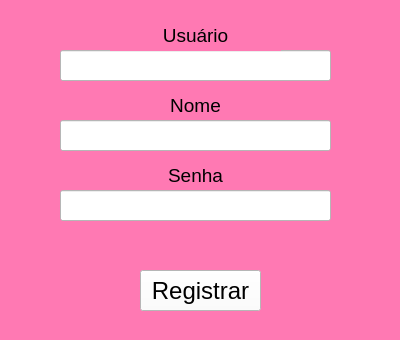
<?xml version="1.0" encoding="UTF-8"?>
<ui version="4.0">
 <class>Registro</class>
 <widget class="QWidget" name="Registro">
  <property name="windowModality">
   <enum>Qt::NonModal</enum>
  </property>
  <property name="geometry">
   <rect>
    <x>0</x>
    <y>0</y>
    <width>400</width>
    <height>340</height>
   </rect>
  </property>
  <property name="windowTitle">
   <string>Winy</string>
  </property>
  <property name="windowOpacity">
   <double>1.000000000000000</double>
  </property>
  <property name="styleSheet">
   <string notr="true">background-color: rgb(255, 121, 179);</string>
  </property>
  <widget class="QLineEdit" name="username">
   <property name="geometry">
    <rect>
     <x>60</x>
     <y>50</y>
     <width>271</width>
     <height>31</height>
    </rect>
   </property>
   <property name="font">
    <font>
     <pointsize>15</pointsize>
    </font>
   </property>
   <property name="styleSheet">
    <string notr="true">background-color: rgb(255, 255, 255);</string>
   </property>
   <property name="inputMethodHints">
    <set>Qt::ImhNone</set>
   </property>
   <property name="text">
    <string/>
   </property>
   <property name="echoMode">
    <enum>QLineEdit::Normal</enum>
   </property>
   <property name="alignment">
    <set>Qt::AlignCenter</set>
   </property>
  </widget>
  <widget class="QLabel" name="usuario">
   <property name="geometry">
    <rect>
     <x>110</x>
     <y>20</y>
     <width>171</width>
     <height>31</height>
    </rect>
   </property>
   <property name="text">
    <string>&lt;html&gt;&lt;head/&gt;&lt;body&gt;&lt;p align=&quot;center&quot;&gt;&lt;span style=&quot; font-size:14pt;&quot;&gt;Usuário&lt;/span&gt;&lt;/p&gt;&lt;/body&gt;&lt;/html&gt;</string>
   </property>
  </widget>
  <widget class="QLabel" name="nome">
   <property name="geometry">
    <rect>
     <x>110</x>
     <y>90</y>
     <width>171</width>
     <height>31</height>
    </rect>
   </property>
   <property name="text">
    <string>&lt;html&gt;&lt;head/&gt;&lt;body&gt;&lt;p align=&quot;center&quot;&gt;&lt;span style=&quot; font-size:14pt;&quot;&gt;Nome&lt;/span&gt;&lt;/p&gt;&lt;/body&gt;&lt;/html&gt;</string>
   </property>
  </widget>
  <widget class="QLineEdit" name="name">
   <property name="geometry">
    <rect>
     <x>60</x>
     <y>120</y>
     <width>271</width>
     <height>31</height>
    </rect>
   </property>
   <property name="font">
    <font>
     <pointsize>15</pointsize>
    </font>
   </property>
   <property name="styleSheet">
    <string notr="true">background-color: rgb(255, 255, 255);</string>
   </property>
   <property name="text">
    <string/>
   </property>
   <property name="alignment">
    <set>Qt::AlignCenter</set>
   </property>
  </widget>
  <widget class="QLabel" name="senha">
   <property name="geometry">
    <rect>
     <x>110</x>
     <y>160</y>
     <width>171</width>
     <height>31</height>
    </rect>
   </property>
   <property name="text">
    <string>&lt;html&gt;&lt;head/&gt;&lt;body&gt;&lt;p align=&quot;center&quot;&gt;&lt;span style=&quot; font-size:14pt;&quot;&gt;Senha&lt;/span&gt;&lt;/p&gt;&lt;/body&gt;&lt;/html&gt;</string>
   </property>
  </widget>
  <widget class="QLineEdit" name="password">
   <property name="geometry">
    <rect>
     <x>60</x>
     <y>190</y>
     <width>271</width>
     <height>31</height>
    </rect>
   </property>
   <property name="font">
    <font>
     <pointsize>15</pointsize>
    </font>
   </property>
   <property name="styleSheet">
    <string notr="true">background-color: rgb(255, 255, 255);</string>
   </property>
   <property name="text">
    <string/>
   </property>
   <property name="echoMode">
    <enum>QLineEdit::Password</enum>
   </property>
   <property name="alignment">
    <set>Qt::AlignCenter</set>
   </property>
  </widget>
  <widget class="QPushButton" name="pushButton">
   <property name="geometry">
    <rect>
     <x>140</x>
     <y>270</y>
     <width>121</width>
     <height>41</height>
    </rect>
   </property>
   <property name="font">
    <font>
     <pointsize>18</pointsize>
    </font>
   </property>
   <property name="styleSheet">
    <string notr="true">background-color: rgb(255, 255, 255);</string>
   </property>
   <property name="text">
    <string>Registrar</string>
   </property>
  </widget>
  <widget class="QLabel" name="label">
   <property name="geometry">
    <rect>
     <x>10</x>
     <y>240</y>
     <width>381</width>
     <height>21</height>
    </rect>
   </property>
   <property name="font">
    <font>
     <pointsize>11</pointsize>
    </font>
   </property>
   <property name="text">
    <string>&lt;html&gt;&lt;head/&gt;&lt;body&gt;&lt;p&gt;&lt;br/&gt;&lt;/p&gt;&lt;/body&gt;&lt;/html&gt;</string>
   </property>
   <property name="alignment">
    <set>Qt::AlignCenter</set>
   </property>
  </widget>
 </widget>
 <resources/>
 <connections/>
</ui>
